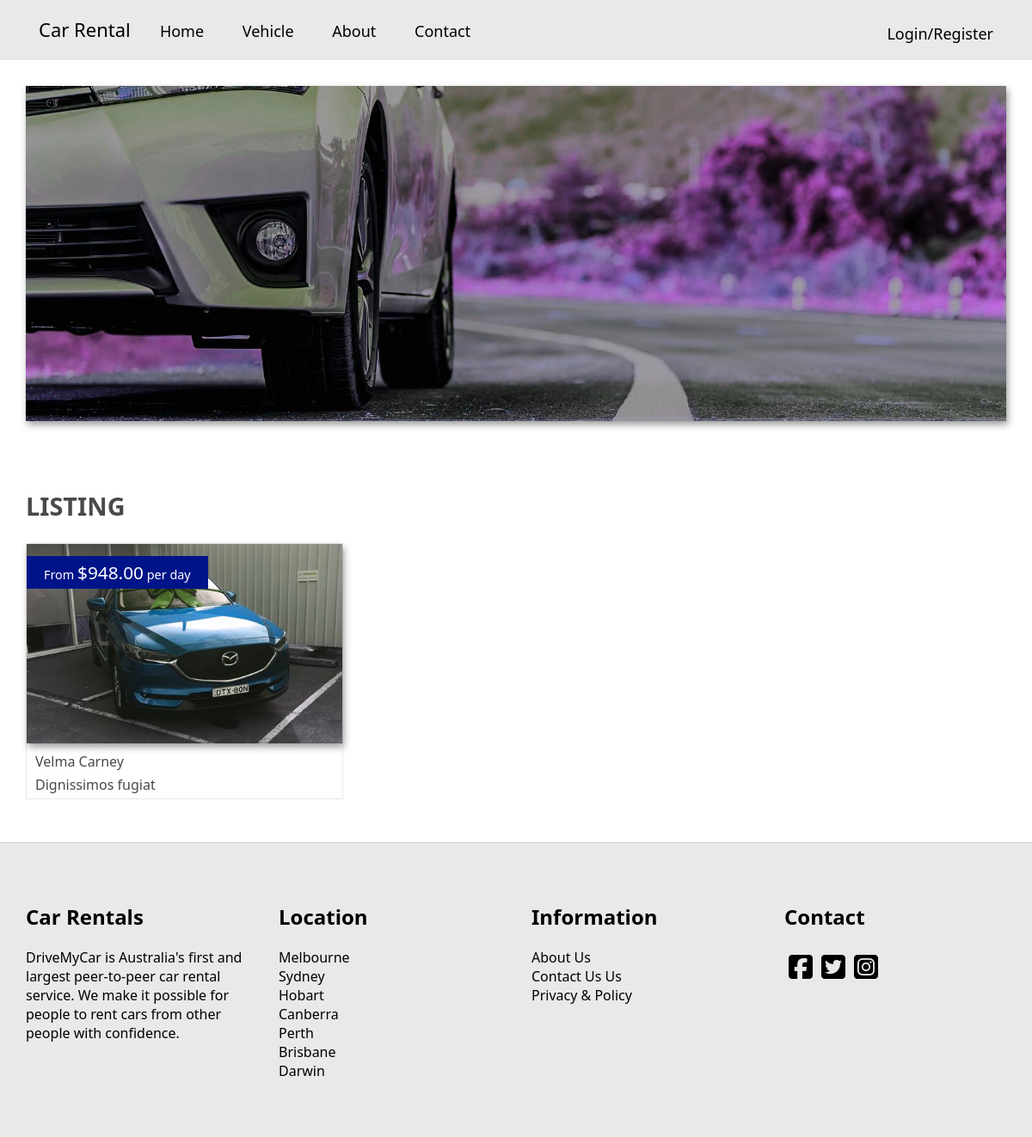
The app's page /vehicle.php?vid=1 with its own data.
### tables this page shows
CREATE TABLE `vehicle` (
  `vehicle_ID` int(11) NOT NULL,
  `name` varchar(250) NOT NULL,
  `brand` varchar(250) NOT NULL,
  `type` varchar(250) NOT NULL,
  `engine` varchar(250) NOT NULL,
  `status` varchar(250) NOT NULL,
  `transmission` varchar(250) NOT NULL,
  `features` varchar(250) NOT NULL,
  `description` varchar(250) NOT NULL,
  `style` varchar(250) NOT NULL,
  `price` decimal(10,2) NOT NULL,
  `image` varchar(200) NOT NULL,
  `submitted_by` int(11) NOT NULL,
  `published_date` timestamp NOT NULL DEFAULT current_timestamp() ON UPDATE current_timestamp()
);

### vehicle.php (the view)
<?php require 'header.php'; ?>
<div class="container" style="padding:30px 0 0 0;">
<img src="image/vehicle.jpg" alt="vehicle" class="img-fluid ">
</div>
<section style="padding:50px 20px;">
	<div class="container">
		<div class="head">
			<h2>Listing</h2>
		</div>
		<div class="rows">
			<?php
				require "database.php";
				$vid = $_GET['vid'];
			    $stmt = $pdo->prepare("SELECT * FROM vehicle WHERE type = $vid");
			    $stmt->execute();
	              foreach ($stmt as $row) {
			 ?>
			<div class="column">
				<div style="position:relative; border: 1px solid #e8e8e8; height: 100%;">
					<a class="car" <?php echo 'href="vehicledetails.php?vdt='.$row['vehicle_ID'].'"' ?> >
						<img <?php echo 'src="image/product/'.$row['image'].'"'; ?>  alt="car" class="img-fluid">
						<div class="price">
							<p>From <big>$<?php echo $row['price']; ?></big> per day</p>
						</div>
						<div class="name">
							<p><?php echo $row['name']; ?></p>
							<p><?php echo $row['brand']; ?></p>
						</div>
					</a>
				</div>
			</div>
		<?php } ?>
		</div>
	</div>
</section>
<?php require 'footer.php'; ?>

### css/style.css (style rules this page uses)
* { box-sizing: border-box; }
body { margin: 0px; font-family: 'segoe ui'; }
.container { width: 100%; margin-right: auto; margin-left: auto; }
@media (min-width: 576px) { .container { max-width: 540px; } }
@media (min-width: 768px) { .container { max-width: 720px; } }
@media (min-width: 992px) { .container { max-width: 960px; } }
@media (min-width: 1200px) { .container { max-width: 1140px; } }
img { width: 45px; height: 45px; filter: hue-rotate(220deg) drop-shadow(2px 4px 4px #0006); transition: 0.2s; user-select: none; }
.rows { max-width: 1200px; margin: 0 auto; display: grid; grid-gap: 1rem; }
@media (min-width: 600px) { .rows { grid-template-columns: repeat(2, 1fr); } }
@media (min-width: 800px) { .rows { grid-template-columns: repeat(3, 1fr); } }
.img-fluid { width: 100%; height: auto; }
.car { text-decoration: none; }
.price { position: absolute; top: 0; left: 0; }
.price p { background-color: #001489; color: #fff; padding: 5px 20px; font-size: 0.9rem; }
.price p big { font-size: 1.3rem !important; }
.name p { margin-top: 5px; margin-bottom: 5px; padding-left: 10px; color: #494949; }
.head h2 { text-transform: uppercase; font-size: 1.8rem; color: #494949; }

### records on screen
vehicle: image (picture), price "948.00", name "Velma Carney", brand "Dignissimos fugiat"
